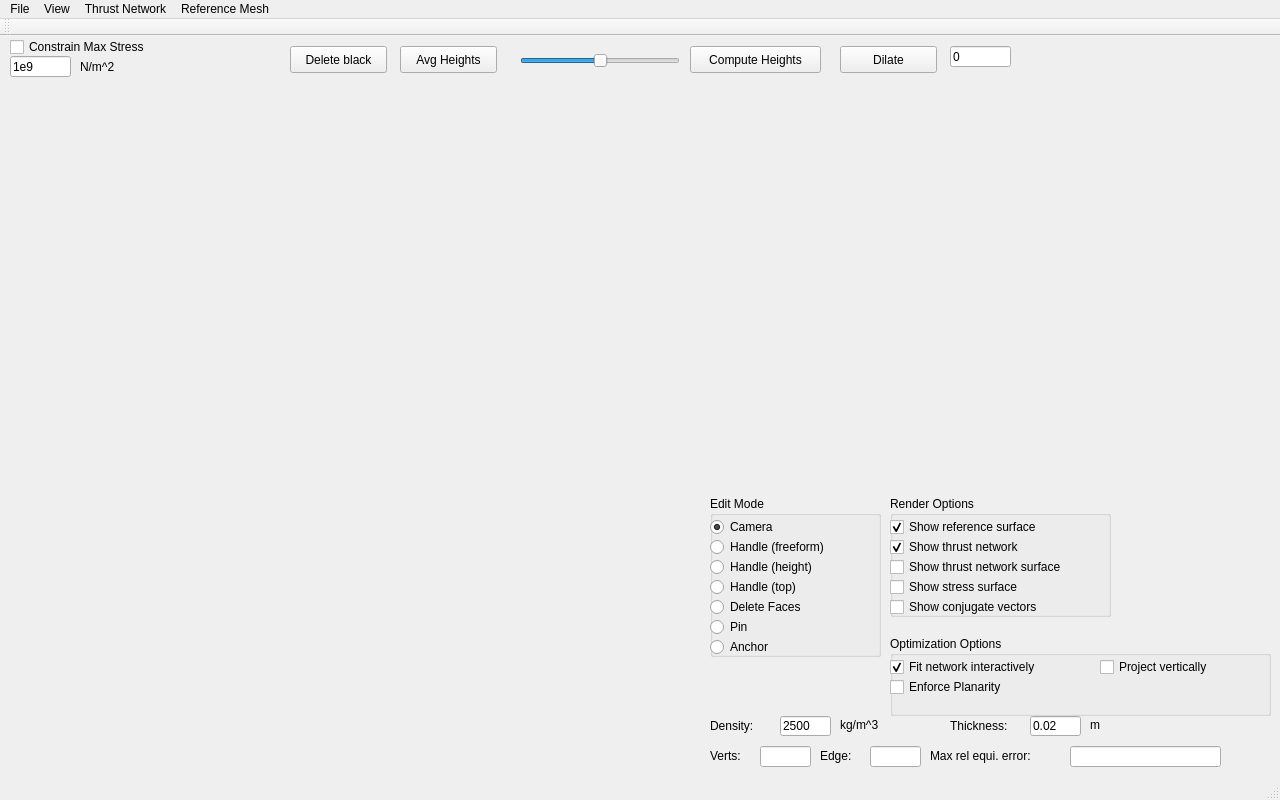
<?xml version="1.0" encoding="UTF-8"?>
<ui version="4.0">
 <class>MainWindow</class>
 <widget class="QMainWindow" name="MainWindow">
  <property name="geometry">
   <rect>
    <x>0</x>
    <y>0</y>
    <width>1280</width>
    <height>800</height>
   </rect>
  </property>
  <property name="windowTitle">
   <string>MainWindow</string>
  </property>
  <widget class="QWidget" name="centralwidget">
   <widget class="OpenGLPanel3D" name="GLPanel3D" native="true">
    <property name="geometry">
     <rect>
      <x>10</x>
      <y>50</y>
      <width>681</width>
      <height>681</height>
     </rect>
    </property>
   </widget>
   <widget class="OpenGLPanel2D" name="GLPanel2D" native="true">
    <property name="geometry">
     <rect>
      <x>709</x>
      <y>50</y>
      <width>400</width>
      <height>400</height>
     </rect>
    </property>
   </widget>
   <widget class="QSlider" name="weightSumSlider">
    <property name="geometry">
     <rect>
      <x>520</x>
      <y>10</y>
      <width>160</width>
      <height>29</height>
     </rect>
    </property>
    <property name="maximum">
     <number>100</number>
    </property>
    <property name="value">
     <number>50</number>
    </property>
    <property name="orientation">
     <enum>Qt::Horizontal</enum>
    </property>
   </widget>
   <widget class="QPushButton" name="computeHeightButton">
    <property name="geometry">
     <rect>
      <x>690</x>
      <y>10</y>
      <width>131</width>
      <height>27</height>
     </rect>
    </property>
    <property name="text">
     <string>Compute Heights</string>
    </property>
   </widget>
   <widget class="QGroupBox" name="editModeBox">
    <property name="geometry">
     <rect>
      <x>710</x>
      <y>460</y>
      <width>171</width>
      <height>161</height>
     </rect>
    </property>
    <property name="title">
     <string>Edit Mode</string>
    </property>
    <property name="flat">
     <bool>false</bool>
    </property>
    <widget class="QRadioButton" name="cameraButton">
     <property name="geometry">
      <rect>
       <x>0</x>
       <y>20</y>
       <width>116</width>
       <height>22</height>
      </rect>
     </property>
     <property name="text">
      <string>Camera</string>
     </property>
     <property name="checked">
      <bool>true</bool>
     </property>
    </widget>
    <widget class="QRadioButton" name="freeformHandleButton">
     <property name="geometry">
      <rect>
       <x>0</x>
       <y>40</y>
       <width>161</width>
       <height>22</height>
      </rect>
     </property>
     <property name="text">
      <string>Handle (freeform)</string>
     </property>
    </widget>
    <widget class="QRadioButton" name="heightHandleButton">
     <property name="geometry">
      <rect>
       <x>0</x>
       <y>60</y>
       <width>141</width>
       <height>22</height>
      </rect>
     </property>
     <property name="text">
      <string>Handle (height)</string>
     </property>
    </widget>
    <widget class="QRadioButton" name="deleteFaceButton">
     <property name="geometry">
      <rect>
       <x>0</x>
       <y>100</y>
       <width>116</width>
       <height>22</height>
      </rect>
     </property>
     <property name="text">
      <string>Delete Faces</string>
     </property>
    </widget>
    <widget class="QRadioButton" name="pinButton">
     <property name="geometry">
      <rect>
       <x>0</x>
       <y>120</y>
       <width>116</width>
       <height>22</height>
      </rect>
     </property>
     <property name="text">
      <string>Pin</string>
     </property>
    </widget>
    <widget class="QRadioButton" name="anchorButton">
     <property name="geometry">
      <rect>
       <x>0</x>
       <y>140</y>
       <width>116</width>
       <height>22</height>
      </rect>
     </property>
     <property name="text">
      <string>Anchor</string>
     </property>
    </widget>
    <widget class="QRadioButton" name="topHandleButton">
     <property name="geometry">
      <rect>
       <x>0</x>
       <y>80</y>
       <width>141</width>
       <height>22</height>
      </rect>
     </property>
     <property name="text">
      <string>Handle (top)</string>
     </property>
    </widget>
   </widget>
   <widget class="QGroupBox" name="renderOptionsBox">
    <property name="geometry">
     <rect>
      <x>890</x>
      <y>460</y>
      <width>221</width>
      <height>121</height>
     </rect>
    </property>
    <property name="title">
     <string>Render Options</string>
    </property>
    <widget class="QCheckBox" name="referenceCheckBox">
     <property name="geometry">
      <rect>
       <x>0</x>
       <y>20</y>
       <width>191</width>
       <height>22</height>
      </rect>
     </property>
     <property name="text">
      <string>Show reference surface</string>
     </property>
     <property name="checked">
      <bool>true</bool>
     </property>
    </widget>
    <widget class="QCheckBox" name="networkCheckBox">
     <property name="geometry">
      <rect>
       <x>0</x>
       <y>40</y>
       <width>191</width>
       <height>22</height>
      </rect>
     </property>
     <property name="text">
      <string>Show thrust network</string>
     </property>
     <property name="checked">
      <bool>true</bool>
     </property>
    </widget>
    <widget class="QCheckBox" name="networkSurfaceCheckBox">
     <property name="geometry">
      <rect>
       <x>0</x>
       <y>60</y>
       <width>231</width>
       <height>22</height>
      </rect>
     </property>
     <property name="text">
      <string>Show thrust network surface</string>
     </property>
     <property name="checked">
      <bool>false</bool>
     </property>
    </widget>
    <widget class="QCheckBox" name="stressCheckBox">
     <property name="geometry">
      <rect>
       <x>0</x>
       <y>80</y>
       <width>211</width>
       <height>22</height>
      </rect>
     </property>
     <property name="text">
      <string>Show stress surface</string>
     </property>
    </widget>
    <widget class="QCheckBox" name="conjugateVectorsCheckBox">
     <property name="geometry">
      <rect>
       <x>0</x>
       <y>100</y>
       <width>191</width>
       <height>22</height>
      </rect>
     </property>
     <property name="text">
      <string>Show conjugate vectors</string>
     </property>
    </widget>
   </widget>
   <widget class="QLabel" name="residualLabel">
    <property name="geometry">
     <rect>
      <x>930</x>
      <y>710</y>
      <width>151</width>
      <height>20</height>
     </rect>
    </property>
    <property name="text">
     <string>Max rel equi. error:</string>
    </property>
   </widget>
   <widget class="QLineEdit" name="residualEdit">
    <property name="geometry">
     <rect>
      <x>1070</x>
      <y>710</y>
      <width>151</width>
      <height>21</height>
     </rect>
    </property>
    <property name="readOnly">
     <bool>true</bool>
    </property>
   </widget>
   <widget class="QCheckBox" name="maxWeightCheckBox">
    <property name="geometry">
     <rect>
      <x>10</x>
      <y>0</y>
      <width>201</width>
      <height>22</height>
     </rect>
    </property>
    <property name="text">
     <string>Constrain Max Stress</string>
    </property>
   </widget>
   <widget class="QLabel" name="label">
    <property name="geometry">
     <rect>
      <x>710</x>
      <y>680</y>
      <width>67</width>
      <height>20</height>
     </rect>
    </property>
    <property name="text">
     <string>Density:</string>
    </property>
   </widget>
   <widget class="QPushButton" name="avgHeightsButton">
    <property name="geometry">
     <rect>
      <x>400</x>
      <y>10</y>
      <width>97</width>
      <height>27</height>
     </rect>
    </property>
    <property name="text">
     <string>Avg Heights</string>
    </property>
   </widget>
   <widget class="QGroupBox" name="optimizationBox">
    <property name="geometry">
     <rect>
      <x>890</x>
      <y>600</y>
      <width>381</width>
      <height>80</height>
     </rect>
    </property>
    <property name="title">
     <string>Optimization Options</string>
    </property>
    <widget class="QCheckBox" name="fitCheckBox">
     <property name="geometry">
      <rect>
       <x>0</x>
       <y>20</y>
       <width>201</width>
       <height>22</height>
      </rect>
     </property>
     <property name="text">
      <string>Fit network interactively</string>
     </property>
     <property name="checked">
      <bool>true</bool>
     </property>
    </widget>
    <widget class="QCheckBox" name="enforcePlanarityCheckBox">
     <property name="geometry">
      <rect>
       <x>0</x>
       <y>40</y>
       <width>201</width>
       <height>22</height>
      </rect>
     </property>
     <property name="text">
      <string>Enforce Planarity</string>
     </property>
    </widget>
    <widget class="QCheckBox" name="projectVerticallyCheckBox">
     <property name="geometry">
      <rect>
       <x>210</x>
       <y>20</y>
       <width>151</width>
       <height>22</height>
      </rect>
     </property>
     <property name="text">
      <string>Project vertically</string>
     </property>
    </widget>
   </widget>
   <widget class="QLineEdit" name="maxStressEdit">
    <property name="geometry">
     <rect>
      <x>10</x>
      <y>20</y>
      <width>61</width>
      <height>21</height>
     </rect>
    </property>
    <property name="text">
     <string>1e9</string>
    </property>
   </widget>
   <widget class="QLabel" name="label_2">
    <property name="geometry">
     <rect>
      <x>80</x>
      <y>20</y>
      <width>71</width>
      <height>21</height>
     </rect>
    </property>
    <property name="text">
     <string>N/m^2</string>
    </property>
   </widget>
   <widget class="QLineEdit" name="densityEdit">
    <property name="geometry">
     <rect>
      <x>780</x>
      <y>680</y>
      <width>51</width>
      <height>20</height>
     </rect>
    </property>
    <property name="text">
     <string>2500</string>
    </property>
   </widget>
   <widget class="QLabel" name="label_3">
    <property name="geometry">
     <rect>
      <x>840</x>
      <y>680</y>
      <width>67</width>
      <height>17</height>
     </rect>
    </property>
    <property name="text">
     <string>kg/m^3</string>
    </property>
   </widget>
   <widget class="QLabel" name="label_4">
    <property name="geometry">
     <rect>
      <x>950</x>
      <y>680</y>
      <width>81</width>
      <height>20</height>
     </rect>
    </property>
    <property name="text">
     <string>Thickness:</string>
    </property>
   </widget>
   <widget class="QLineEdit" name="thicknessEdit">
    <property name="geometry">
     <rect>
      <x>1030</x>
      <y>680</y>
      <width>51</width>
      <height>20</height>
     </rect>
    </property>
    <property name="text">
     <string>0.02</string>
    </property>
   </widget>
   <widget class="QLabel" name="label_5">
    <property name="geometry">
     <rect>
      <x>1090</x>
      <y>680</y>
      <width>67</width>
      <height>17</height>
     </rect>
    </property>
    <property name="text">
     <string>m</string>
    </property>
   </widget>
   <widget class="QPushButton" name="dilateButton">
    <property name="geometry">
     <rect>
      <x>840</x>
      <y>10</y>
      <width>97</width>
      <height>27</height>
     </rect>
    </property>
    <property name="text">
     <string>Dilate</string>
    </property>
   </widget>
   <widget class="QLineEdit" name="extraMassEdit">
    <property name="geometry">
     <rect>
      <x>950</x>
      <y>10</y>
      <width>61</width>
      <height>21</height>
     </rect>
    </property>
    <property name="text">
     <string>0</string>
    </property>
   </widget>
   <widget class="QPushButton" name="pushButton">
    <property name="geometry">
     <rect>
      <x>290</x>
      <y>10</y>
      <width>97</width>
      <height>27</height>
     </rect>
    </property>
    <property name="text">
     <string>Delete black</string>
    </property>
   </widget>
   <widget class="QLabel" name="residualLabel_2">
    <property name="geometry">
     <rect>
      <x>710</x>
      <y>710</y>
      <width>51</width>
      <height>20</height>
     </rect>
    </property>
    <property name="text">
     <string>Verts:</string>
    </property>
   </widget>
   <widget class="QLabel" name="residualLabel_3">
    <property name="geometry">
     <rect>
      <x>820</x>
      <y>710</y>
      <width>51</width>
      <height>20</height>
     </rect>
    </property>
    <property name="text">
     <string>Edge:</string>
    </property>
   </widget>
   <widget class="QLineEdit" name="vertsEdit">
    <property name="geometry">
     <rect>
      <x>760</x>
      <y>710</y>
      <width>51</width>
      <height>21</height>
     </rect>
    </property>
    <property name="readOnly">
     <bool>true</bool>
    </property>
   </widget>
   <widget class="QLineEdit" name="edgesEdit">
    <property name="geometry">
     <rect>
      <x>870</x>
      <y>710</y>
      <width>51</width>
      <height>21</height>
     </rect>
    </property>
    <property name="readOnly">
     <bool>true</bool>
    </property>
   </widget>
  </widget>
  <widget class="QMenuBar" name="menubar">
   <property name="geometry">
    <rect>
     <x>0</x>
     <y>0</y>
     <width>1280</width>
     <height>25</height>
    </rect>
   </property>
   <widget class="QMenu" name="menuFile">
    <property name="title">
     <string>File</string>
    </property>
    <addaction name="actionQuit"/>
   </widget>
   <widget class="QMenu" name="menuView">
    <property name="title">
     <string>View</string>
    </property>
    <addaction name="actionCenter_Cameras"/>
    <addaction name="actionTake_Screenshot"/>
   </widget>
   <widget class="QMenu" name="menuThrust_Network">
    <property name="title">
     <string>Thrust Network</string>
    </property>
    <widget class="QMenu" name="menuFind_Best">
     <property name="title">
      <string>Find Best...</string>
     </property>
     <addaction name="actionWeights"/>
     <addaction name="actionPositions"/>
     <addaction name="actionHeights"/>
    </widget>
    <widget class="QMenu" name="menuSubdivide_2">
     <property name="title">
      <string>Subdivide</string>
     </property>
     <addaction name="actionSubdivide"/>
     <addaction name="actionSmooth_Boundary_2"/>
    </widget>
    <addaction name="actionReset"/>
    <addaction name="separator"/>
    <addaction name="actionExport_OM"/>
    <addaction name="actionExport_Network"/>
    <addaction name="actionExport_Weights"/>
    <addaction name="actionExport_Everything"/>
    <addaction name="separator"/>
    <addaction name="actionIterate_Fit"/>
    <addaction name="menuFind_Best"/>
    <addaction name="separator"/>
    <addaction name="actionProject_Onto_Reference"/>
    <addaction name="actionTriangulate"/>
    <addaction name="actionMake_Planar"/>
    <addaction name="actionCompute_Conjugate_Dirs"/>
    <addaction name="menuSubdivide_2"/>
   </widget>
   <widget class="QMenu" name="menuReference_Mesh">
    <property name="title">
     <string>Reference Mesh</string>
    </property>
    <widget class="QMenu" name="menuTransform_Axes">
     <property name="title">
      <string>Transform Axes</string>
     </property>
     <addaction name="actionSwap_Y_and_Z"/>
     <addaction name="actionInvert_Y"/>
    </widget>
    <widget class="QMenu" name="menuBoundary">
     <property name="title">
      <string>Boundary</string>
     </property>
     <addaction name="actionPin_Boundary"/>
     <addaction name="actionUnpin_Boundary"/>
     <addaction name="actionTrim"/>
    </widget>
    <widget class="QMenu" name="menuSubdivide">
     <property name="title">
      <string>Subdivide</string>
     </property>
     <widget class="QMenu" name="menuCatmull_Clark">
      <property name="title">
       <string>Catmull-Clark</string>
      </property>
      <addaction name="actionSubdivideRM"/>
      <addaction name="actionSmooth_Boundary"/>
     </widget>
     <widget class="QMenu" name="menuLoop">
      <property name="title">
       <string>Loop</string>
      </property>
      <addaction name="actionLoop"/>
      <addaction name="actionSmooth_Boundary_3"/>
     </widget>
     <addaction name="menuCatmull_Clark"/>
     <addaction name="menuLoop"/>
    </widget>
    <addaction name="actionNew_Mesh"/>
    <addaction name="actionLoad_Mesh"/>
    <addaction name="actionSave_Mesh"/>
    <addaction name="actionImport_OBJ"/>
    <addaction name="actionExport_OBJ"/>
    <addaction name="separator"/>
    <addaction name="actionJitter"/>
    <addaction name="actionCopy_Thrust_Network"/>
    <addaction name="menuTransform_Axes"/>
    <addaction name="actionAdd_Mesh"/>
    <addaction name="menuBoundary"/>
    <addaction name="menuSubdivide"/>
   </widget>
   <addaction name="menuFile"/>
   <addaction name="menuView"/>
   <addaction name="menuThrust_Network"/>
   <addaction name="menuReference_Mesh"/>
  </widget>
  <widget class="QStatusBar" name="statusbar"/>
  <widget class="QToolBar" name="toolBar">
   <property name="windowTitle">
    <string>toolBar</string>
   </property>
   <attribute name="toolBarArea">
    <enum>TopToolBarArea</enum>
   </attribute>
   <attribute name="toolBarBreak">
    <bool>false</bool>
   </attribute>
  </widget>
  <action name="actionQuit">
   <property name="text">
    <string>Quit</string>
   </property>
  </action>
  <action name="actionLoad_Mesh">
   <property name="text">
    <string>Load Mesh</string>
   </property>
  </action>
  <action name="actionNew_Mesh">
   <property name="text">
    <string>New Mesh</string>
   </property>
  </action>
  <action name="actionCenter_Cameras">
   <property name="text">
    <string>Center Cameras</string>
   </property>
  </action>
  <action name="actionIterate_Fit">
   <property name="text">
    <string>Iterate Fit</string>
   </property>
  </action>
  <action name="actionProject_Onto_Reference">
   <property name="text">
    <string>Project Onto Reference</string>
   </property>
  </action>
  <action name="actionTake_Screenshot">
   <property name="text">
    <string>Take Screenshot</string>
   </property>
  </action>
  <action name="actionReset">
   <property name="text">
    <string>Reset</string>
   </property>
  </action>
  <action name="actionJitter">
   <property name="text">
    <string>Jitter</string>
   </property>
  </action>
  <action name="actionSubdivide">
   <property name="text">
    <string>Fixed Boundary</string>
   </property>
  </action>
  <action name="actionSave_Mesh">
   <property name="text">
    <string>Save Mesh</string>
   </property>
  </action>
  <action name="actionCopy_Thrust_Network">
   <property name="text">
    <string>Copy Thrust Network</string>
   </property>
  </action>
  <action name="actionSubdivideRM">
   <property name="text">
    <string>Fixed Boundary</string>
   </property>
  </action>
  <action name="actionTriangulate">
   <property name="text">
    <string>Triangulate</string>
   </property>
  </action>
  <action name="actionExport_OBJ">
   <property name="text">
    <string>Export OBJ</string>
   </property>
  </action>
  <action name="actionImport_OBJ">
   <property name="text">
    <string>Import OBJ</string>
   </property>
  </action>
  <action name="actionMake_Planar">
   <property name="text">
    <string>Make Planar</string>
   </property>
  </action>
  <action name="actionExport_OM">
   <property name="text">
    <string>Export OM</string>
   </property>
  </action>
  <action name="actionExport_Network">
   <property name="text">
    <string>Export Network</string>
   </property>
  </action>
  <action name="actionPin_Boundary">
   <property name="text">
    <string>Pin</string>
   </property>
  </action>
  <action name="actionUnpin_Boundary">
   <property name="text">
    <string>Unpin</string>
   </property>
  </action>
  <action name="actionSwap_Y_and_Z">
   <property name="text">
    <string>Swap Y and Z</string>
   </property>
  </action>
  <action name="actionInvert_Y">
   <property name="text">
    <string>Invert Y</string>
   </property>
  </action>
  <action name="actionWeights">
   <property name="text">
    <string>Weights</string>
   </property>
  </action>
  <action name="actionPositions">
   <property name="text">
    <string>Positions</string>
   </property>
  </action>
  <action name="actionAdd_Mesh">
   <property name="text">
    <string>Add Mesh</string>
   </property>
  </action>
  <action name="actionHeights">
   <property name="text">
    <string>Heights</string>
   </property>
  </action>
  <action name="actionTrim">
   <property name="text">
    <string>Trim</string>
   </property>
  </action>
  <action name="actionCompute_Conjugate_Dirs">
   <property name="text">
    <string>Compute Conjugate Dirs</string>
   </property>
  </action>
  <action name="actionSmooth_Boundary">
   <property name="text">
    <string>Smooth Boundary</string>
   </property>
  </action>
  <action name="actionSmooth_Boundary_2">
   <property name="text">
    <string>Smooth Boundary</string>
   </property>
  </action>
  <action name="actionExport_Everything">
   <property name="text">
    <string>Export Everything</string>
   </property>
  </action>
  <action name="actionExport_Weights">
   <property name="text">
    <string>Export Weights</string>
   </property>
  </action>
  <action name="actionLoop">
   <property name="text">
    <string>Fixed Boundary</string>
   </property>
  </action>
  <action name="actionSmooth_Boundary_3">
   <property name="text">
    <string>Smooth Boundary</string>
   </property>
  </action>
 </widget>
 <customwidgets>
  <customwidget>
   <class>OpenGLPanel3D</class>
   <extends>QWidget</extends>
   <header>openglpanel3d.h</header>
   <container>1</container>
  </customwidget>
  <customwidget>
   <class>OpenGLPanel2D</class>
   <extends>QWidget</extends>
   <header>openglpanel2d.h</header>
   <container>1</container>
  </customwidget>
 </customwidgets>
 <resources/>
 <connections>
  <connection>
   <sender>actionQuit</sender>
   <signal>triggered()</signal>
   <receiver>MainWindow</receiver>
   <slot>close()</slot>
   <hints>
    <hint type="sourcelabel">
     <x>-1</x>
     <y>-1</y>
    </hint>
    <hint type="destinationlabel">
     <x>502</x>
     <y>299</y>
    </hint>
   </hints>
  </connection>
 </connections>
</ui>
